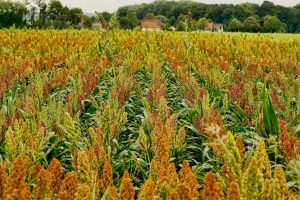
#> input picture py/img.jpg, 300 x 200 px
$ python img.py
#> lines starting #> are read from the running program, lines starting #| are printed output that depends on the picture
import PIL as pillow
from PIL import Image
import numpy as np
import matplotlib.pyplot as plt
from sklearn import svm

im=Image.open("img.jpg").convert("L")
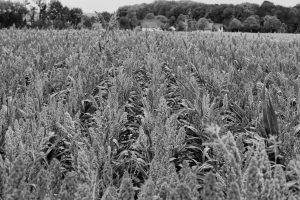
#> im: PIL image 300x200 L; min 1, max 243, mean 111.4
imarr=np.array(im)
flatim=imarr.flatten('F')

clf=svm.SVC()
#X,y=im.size
X = imarr
y = np.random.randint(2, size=imarr.shape[0])
clf.fit(X, y)

#how to fit the numpy array to clf
#clf.fit(flatim[:-1],flatim[:-1])
# I HAVE NO IDEA WHAT I"M DOING HERE!
print("prediction:", clf.predict(X[-2:-1]))
#| prediction: [0]
plt.imshow(im,cmap=plt.cm.gray_r,interpolation='nearest')
plt.show()
